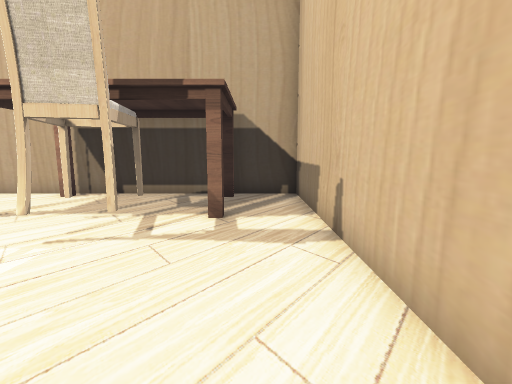
[1] (above)

20 first-person views from a walk through a 3-D level made in the Unity game engine. The camera is 1.5 m above the floor, tilts 8° down and sees 85° across. The floor is counted in squares, 1 m on a side. Each view is taken from the middle of a square. On the plan, view 1 faces up. The plan holds only what a view shows up to about 14 squares ahead; the rest is blank. The player is left out.

[2]
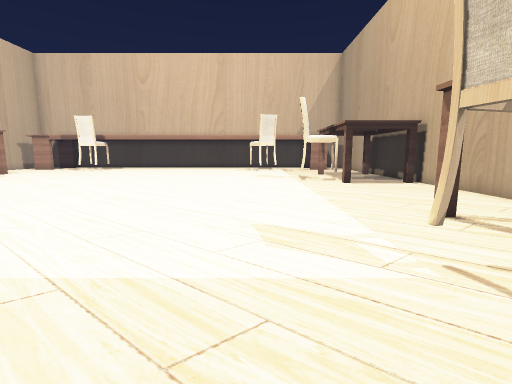

[3]
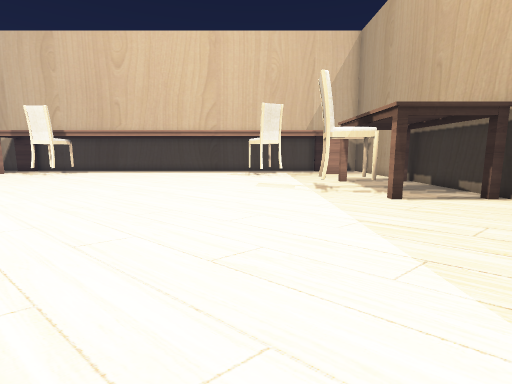

[4]
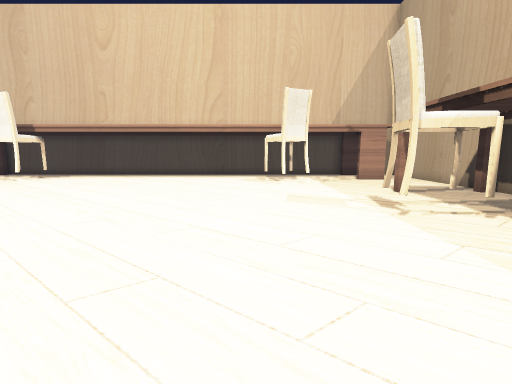

[5]
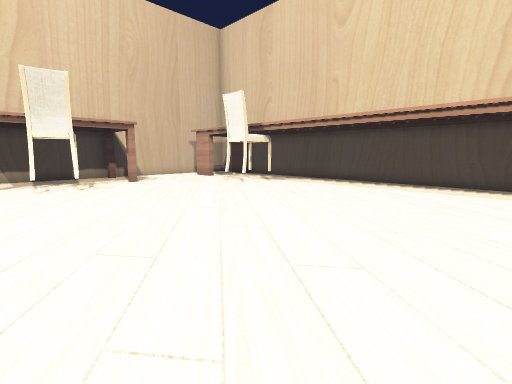

[6]
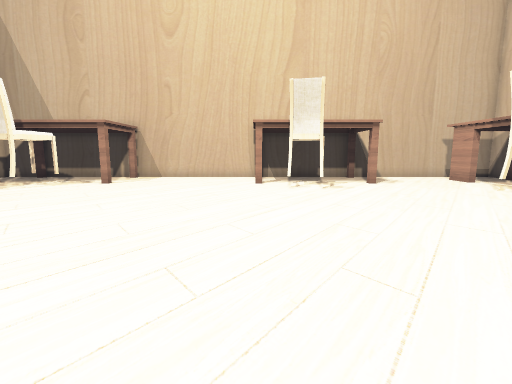

[7]
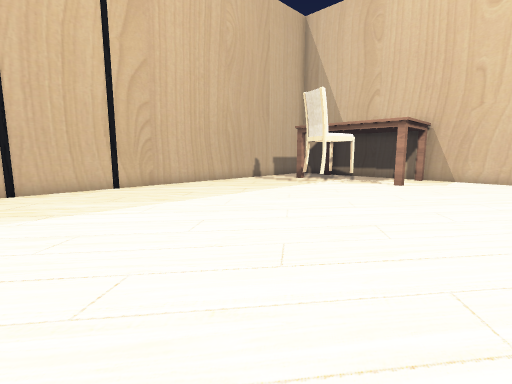

[8]
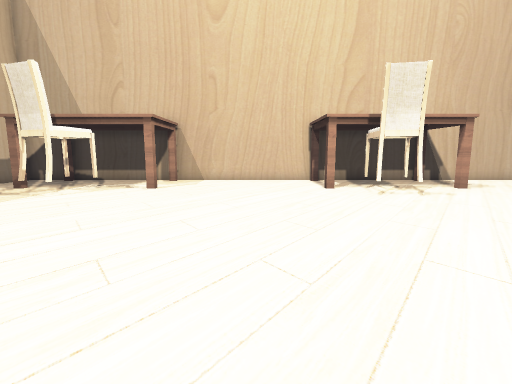

[9]
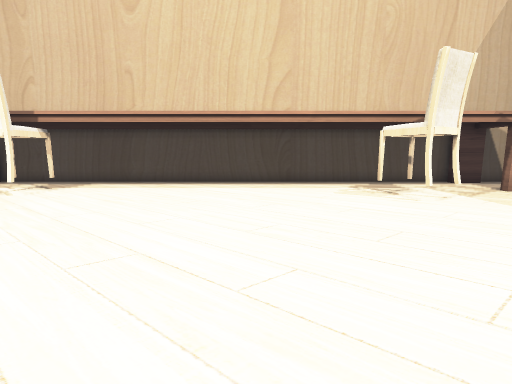

[10]
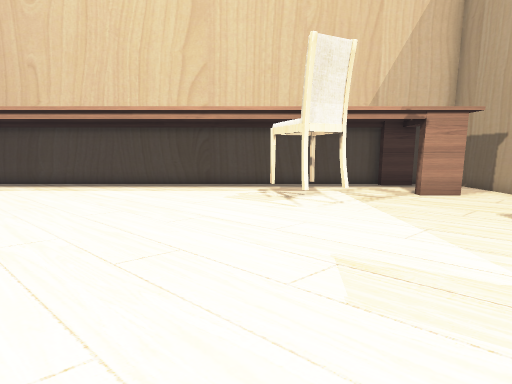

[11]
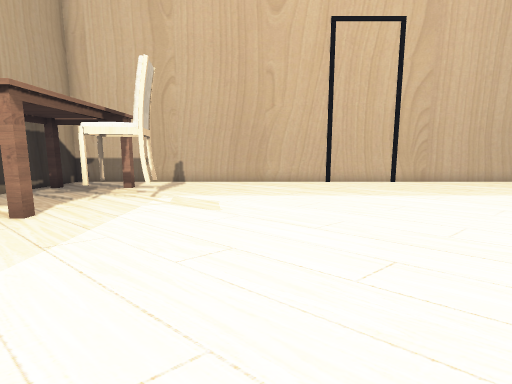

[12]
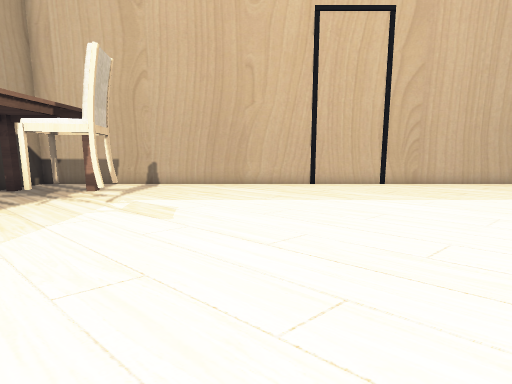

[13]
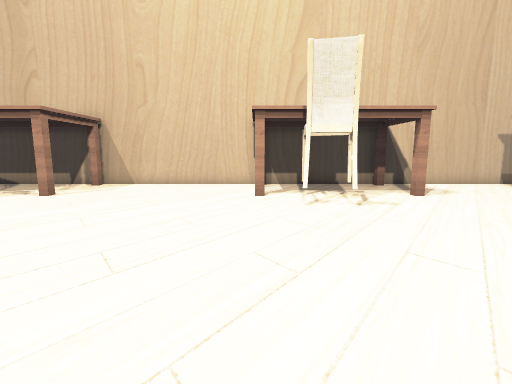

[14]
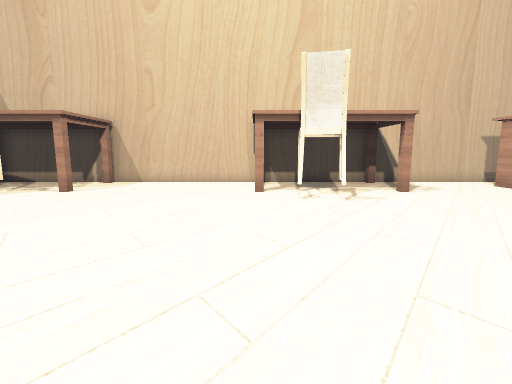

[15]
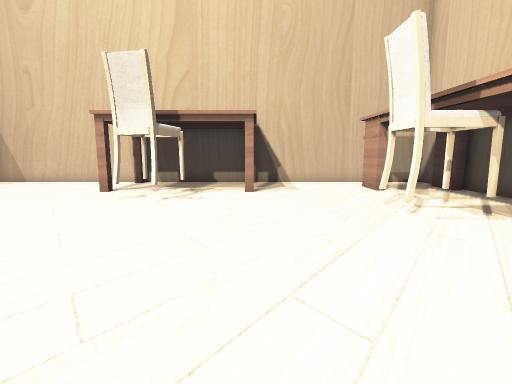

[16]
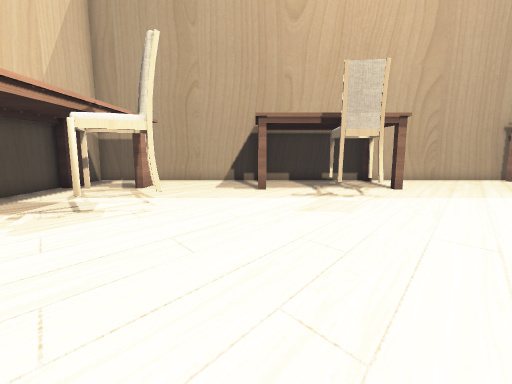

[17]
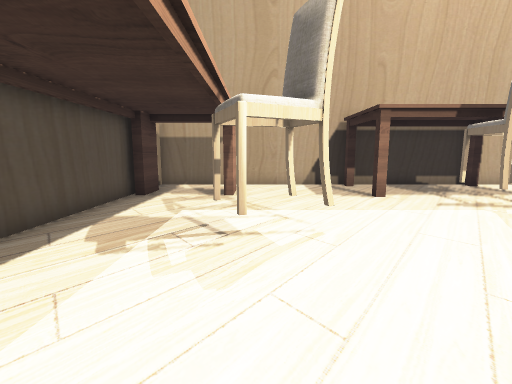

[18]
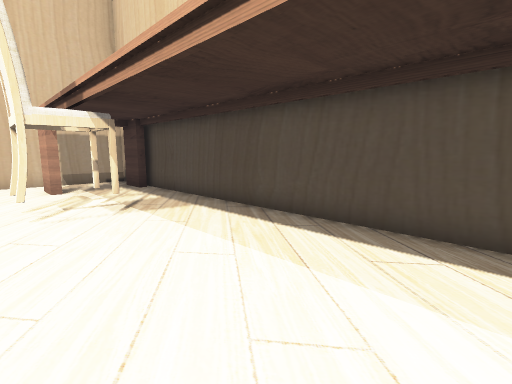

[19]
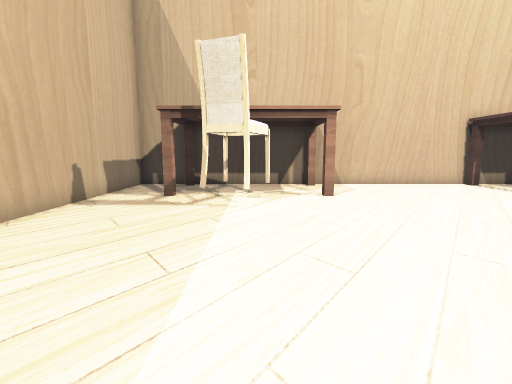

[20]
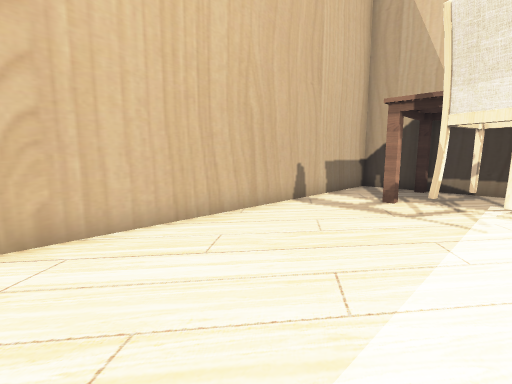

### Floor plan
Ten units are one square. View 1 is at (0, 0); x grows to the right and y downward. Boxes are objects, and circles mark ways between rooms. Rooms are numbered by the first view taken in them; rooms with no view inside come last. Other rooms are left out.
<svg viewBox="-290 -110 310 310">
<path fill="none" stroke="#000" d="M-252 161 -248 161 -248 176M-248 -84 -248 -68 -252 -68M-284 161 -280 161 -280 176M-280 -68 -284 -68M-285 -66 -285 166M-285 184 -285 191M-276 194 15 194 15 -103 -245 -103M-280 -84 -280 -68M-245 -103 -285 -103 -285 -66"/>
<rect x="-255" y="105" width="20" height="30" fill="#bbb"><title>chair</title></rect>
<rect x="-255" y="-35" width="30" height="20" fill="#bbb"><title>chair</title></rect>
<rect x="-235" y="-45" width="10" height="10" fill="#bbb"><title>chair</title></rect>
<rect x="-205" y="185" width="10" height="10" fill="#bbb"><title>other object</title></rect>
<rect x="-205" y="155" width="10" height="10" fill="#bbb"><title>other object</title></rect>
<rect x="-205" y="-75" width="10" height="10" fill="#bbb"><title>other object</title></rect>
<rect x="-205" y="-105" width="10" height="10" fill="#bbb"><title>other object</title></rect>
<rect x="-175" y="155" width="20" height="10" fill="#bbb"><title>chair</title></rect>
<rect x="-175" y="135" width="10" height="10" fill="#bbb"><title>chair</title></rect>
<rect x="-175" y="-75" width="10" height="10" fill="#bbb"><title>chair</title></rect>
<rect x="-165" y="-65" width="20" height="20" fill="#bbb"><title>chair</title></rect>
<rect x="-155" y="135" width="10" height="10" fill="#bbb"><title>chair</title></rect>
<rect x="-145" y="185" width="10" height="10" fill="#bbb"><title>other object</title></rect>
<rect x="-145" y="155" width="10" height="10" fill="#bbb"><title>other object</title></rect>
<rect x="-145" y="-75" width="10" height="10" fill="#bbb"><title>other object</title></rect>
<rect x="-145" y="-105" width="10" height="10" fill="#bbb"><title>other object</title></rect>
<rect x="-75" y="155" width="10" height="10" fill="#bbb"><title>other object</title></rect>
<rect x="-45" y="155" width="20" height="10" fill="#bbb"><title>chair</title></rect>
<rect x="-45" y="135" width="10" height="10" fill="#bbb"><title>chair</title></rect>
<rect x="-45" y="-75" width="20" height="30" fill="#bbb"><title>chair</title></rect>
<rect x="-25" y="135" width="10" height="10" fill="#bbb"><title>chair</title></rect>
<rect x="-15" y="185" width="10" height="10" fill="#bbb"><title>other object</title></rect>
<rect x="-15" y="155" width="10" height="10" fill="#bbb"><title>other object</title></rect>
<rect x="-15" y="-75" width="10" height="20" fill="#bbb"><title>other object</title></rect>
<rect x="-15" y="-105" width="10" height="10" fill="#bbb"><title>other object</title></rect>
<circle cx="-250" cy="-90" r="3" fill="#2a7"/>
<circle cx="-265" cy="-75" r="3" fill="#2a7"/>
<text x="-130" y="50">1</text>
<text x="-270" y="-80">2</text>
</svg>
Room 1 opens to room 2.

Where each view was taken, in squares from view 1:
view 1: 0 up, 0 right, facing up
view 2: 2 up, 0 right, facing left
view 3: 2 up, 5 left, facing left
view 4: 1 up, 9 left, facing left
view 5: 1 down, 14 left, facing down-left
view 6: 2 down, 14 left, facing down
view 7: 2 down, 11 left, facing down-right
view 8: 4 down, 11 left, facing down
view 9: 3 down, 14 left, facing left
view 10: 1 up, 15 left, facing left
view 11: 1 up, 13 left, facing right
view 12: 0 up, 12 left, facing right
view 13: 6 down, 14 left, facing down
view 14: 5 down, 14 left, facing down
view 15: 5 down, 20 left, facing down
view 16: 5 down, 20 left, facing up
view 17: 3 down, 24 left, facing up
view 18: 4 down, 23 left, facing down-left
view 19: 6 down, 4 left, facing down
view 20: 7 down, 4 left, facing down-right
